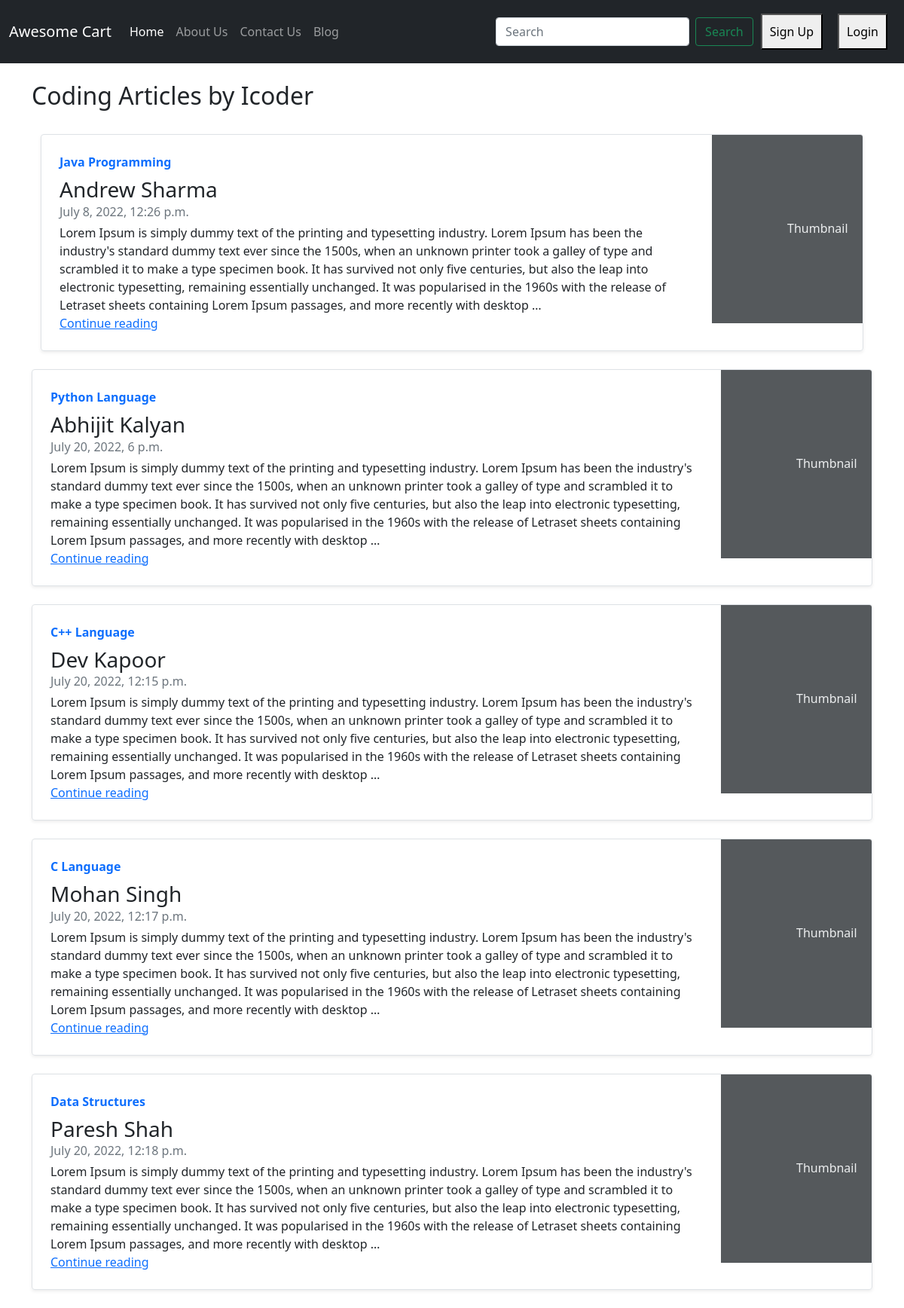
Screenshot of /blog/ with the database file from the repository.
### blog/models.py (models this page shows, shortened)
class Post(models.Model):
    sno = models.AutoField(primary_key=True)
    title = models.CharField(max_length=255)
    author =models.CharField(max_length=14)
    slug = models.CharField(max_length=130)
    timestamp = models.DateTimeField(blank=True)
    content = models.TextField()
    views=models.IntegerField(default=0)

### blog/views.py (the view)
# urls.py: path('/', views.bloghome, name='bloghome'),
def bloghome(request):
    allPosts = Post.objects.all()
    context = {'allPosts': allPosts}
    return render(request,'blog/bloghome.html', context)

### templates/blog/bloghome.html (shortened to what this page needs)
{% extends 'basic.html' %}
{% block body %}
<div class="container"><br>
<h2>Coding Articles by Icoder</h2><br>
{% for post in allPosts %}
<div class="container">
    <div class="row g-0 border rounded overflow-hidden flex-md-row mb-4 shadow-sm h-md-250 position-relative">
        <div class="col p-4 d-flex flex-column position-static">
          <strong class="d-inline-block mb-2 text-primary">{{ post.title}}</strong>
          <h3 class="mb-0">{{ post.author }}</h3>
          <div class="mb-1 text-muted">{{ post.timestamp }}</div>
          <p class="card-text mb-auto">{{ post.content|safe |truncatechars:500 }}</p>
          <a href="/blog{{post.slug}}" class="stretched-link">Continue reading</a>
        </div>
        <div class="col-auto d-none d-lg-block">
          <svg class="bd-placeholder-img" width="200" height="250" xmlns="http://www.w3.org/2000/svg" role="img" aria-label="Placeholder: Thumbnail" preserveAspectRatio="xMidYMid slice" focusable="false"><title>Placeholder</title><rect width="100%" height="100%" fill="#55595c"></rect><text x="50%" y="50%" fill="#eceeef" dy=".3em">Thumbnail</text></svg>
        </div>
      </div>
    </div>
</div>
{% endfor %}
{% endblock %}

### templates/basic.html (shortened to what this page needs)
<!DOCTYPE html>
<html lang="en">
<head>
    <link href="https://cdn.jsdelivr.net/npm/bootstrap@5.1.3/dist/css/bootstrap.min.css" rel="stylesheet">
</head>
<body>
{% load static %}
<nav class="navbar navbar-expand-lg navbar-dark bg-dark">
  <div class="container-fluid">
    <a class="navbar-brand" href="#">Awesome Cart</a>
    <div class="collapse navbar-collapse" id="navbarSupportedContent">
      <ul class="navbar-nav me-auto mb-2 mb-lg-0">
        <li class="nav-item">
          <a class="nav-link active" aria-current="page" href="/">Home</a>
        </li>
         <li class="nav-item">
          <a class="nav-link" href="#">About Us</a>
        </li>
         <li class="nav-item">
          <a class="nav-link" href="/home/contact">Contact Us</a>
        </li>
          <li class="nav-item">
          <a class="nav-link" href="/blog">Blog</a>
        </li>
      </ul>
      <form method="get" action="/search"  class="d-flex">
        <input class="form-control me-2" type="search" placeholder="Search" name="query" id="query"aria-label="Search">
        <button class="btn btn-outline-success"  type="submit" >Search</button>
      </form>
      {% if user.is_authenticated %}
      <ul class="navbar-nav">
      <li class="nav-item dropdown">
        <a class="nav-link dropdown-toggle" href="#" id="navbarDropdown" role="button" data-bs-toggle="dropdown" aria-expanded="false">
          Welcome {{request.user}}
        </a>
        <ul class="dropdown-menu" aria-labelledby="navbarDropdown">
          <li><a class="dropdown-item" href="\logout">Log Out</a></li>
        </ul>
        </li>
      </ul>
      {% else %}
      <button type="button"  class="deep" data-bs-toggle="modal" data-bs-target="#signupModal">
        Sign Up
      </button>
      <button type="button"  class="deep" data-bs-toggle="modal" data-bs-target="#loginModal">
       Login
      </button>
      {% endif %}
    </div>
  </div>
</nav>
{% block body %} {% endblock %}
</body>
</html>

### rows the page displays
Post: title "Java Programming", author "Andrew Sharma", timestamp "July 8, 2022, 12:26 p.m.", content "Lorem Ipsum is simply dummy text of the printing and typesetting industry. Lorem Ipsum has been the industry's standard dummy text ever since the 1500s, when an unknown printer took a galley of type and scrambled it to make a type specimen book. It has survived not only five centuries, but also the leap into electronic typesetting, remaining essentially unchanged. It was popularised in the 1960s with the release of Letraset sheets containing Lorem Ipsum passages, and more recently with desktop …"
Post: title "Python Language", author "Abhijit Kalyan", timestamp "July 20, 2022, 6 p.m.", content "Lorem Ipsum is simply dummy text of the printing and typesetting industry. Lorem Ipsum has been the industry's standard dummy text ever since the 1500s, when an unknown printer took a galley of type and scrambled it to make a type specimen book. It has survived not only five centuries, but also the leap into electronic typesetting, remaining essentially unchanged. It was popularised in the 1960s with the release of Letraset sheets containing Lorem Ipsum passages, and more recently with desktop …"
Post: title "C++ Language", author "Dev Kapoor", timestamp "July 20, 2022, 12:15 p.m.", content "Lorem Ipsum is simply dummy text of the printing and typesetting industry. Lorem Ipsum has been the industry's standard dummy text ever since the 1500s, when an unknown printer took a galley of type and scrambled it to make a type specimen book. It has survived not only five centuries, but also the leap into electronic typesetting, remaining essentially unchanged. It was popularised in the 1960s with the release of Letraset sheets containing Lorem Ipsum passages, and more recently with desktop …"
Post: title "C Language", author "Mohan Singh", timestamp "July 20, 2022, 12:17 p.m.", content "Lorem Ipsum is simply dummy text of the printing and typesetting industry. Lorem Ipsum has been the industry's standard dummy text ever since the 1500s, when an unknown printer took a galley of type and scrambled it to make a type specimen book. It has survived not only five centuries, but also the leap into electronic typesetting, remaining essentially unchanged. It was popularised in the 1960s with the release of Letraset sheets containing Lorem Ipsum passages, and more recently with desktop …"
Post: title "Data Structures", author "Paresh Shah", timestamp "July 20, 2022, 12:18 p.m.", content "Lorem Ipsum is simply dummy text of the printing and typesetting industry. Lorem Ipsum has been the industry's standard dummy text ever since the 1500s, when an unknown printer took a galley of type and scrambled it to make a type specimen book. It has survived not only five centuries, but also the leap into electronic typesetting, remaining essentially unchanged. It was popularised in the 1960s with the release of Letraset sheets containing Lorem Ipsum passages, and more recently with desktop …"
